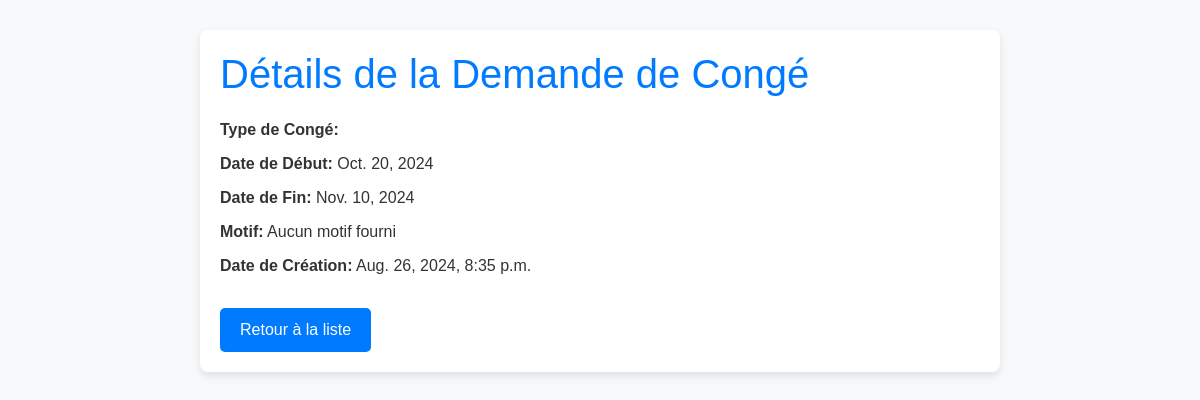
Page /conge/conge/detail/3/ (signed in) on the committed database.
### conge/models.py (models this page shows, shortened)
class LeaveRequest(models.Model):
    STATUTS = [
        ('EN_ATTENTE', 'En attente'),
        ('APPROUVÉ', 'Approuvé'),
        ('REJETÉ', 'Rejeté'),
    ]
    TYPES_CONGES = [
        ('annual', 'Congé Annuel'),
        ('exceptional', 'Congé Exceptionnel'),
        ('pilgrimage', 'Congé pour pèlerinage'),
        ('sick', 'Congé de Maladie'),
        ('maternity', 'Congé de Maternité'),
    ]
    user = models.ForeignKey(settings.AUTH_USER_MODEL, on_delete=models.CASCADE)
    type_conge = models.ForeignKey('LeaveType', on_delete=models.CASCADE, verbose_name="Type de congé")
    date_debut = models.DateField(verbose_name="Date de début")
    date_fin = models.DateField(verbose_name="Date de fin")
    motif = models.TextField(default="Aucun motif fourni", verbose_name="Motif")
    date_creation = models.DateTimeField(auto_now_add=True, verbose_name="Date de création")
    statut = models.CharField(max_length=10, choices=STATUTS, default='EN_ATTENTE', verbose_name="Statut")

### conge/views.py (the view)
# urls.py: path('conge/detail/<int:pk>/', leave_detail, name='leave_detail'),
@login_required
def leave_detail(request, pk):
    leave_request = get_object_or_404(LeaveRequest, pk=pk)
    return render(request, 'conge/leave_detail.html', {'leave_request': leave_request})

### templates/conge/leave_detail.html (shortened to what this page needs)
<!DOCTYPE html>
<html lang="en">
<head>
    <link rel="stylesheet" href="https://stackpath.bootstrapcdn.com/bootstrap/4.5.2/css/bootstrap.min.css">
</head>
<body>
    <div class="container">
        <h1>Détails de la Demande de Congé</h1>
        <p><strong>Type de Congé:</strong> {{ leave_request.get_type_conge_display }}</p>
        <p><strong>Date de Début:</strong> {{ leave_request.date_debut }}</p>
        <p><strong>Date de Fin:</strong> {{ leave_request.date_fin }}</p>
        <p><strong>Motif:</strong> {{ leave_request.motif }}</p>
        <p><strong>Date de Création:</strong> {{ leave_request.date_creation }}</p>
        <a href="{% url 'leave_list' %}" class="btn">Retour à la liste</a>
    </div>
</body>
</html>

### templates/conge/leave_detail.html (style rules this page uses)
body { font-family: Arial, sans-serif; background-color: #f8f9fa; color: #333; }
.container { max-width: 800px; margin: 30px auto; padding: 20px; background-color: #fff; border-radius: 8px; box-shadow: 0 4px 8px rgba(0,0,0,0.1); }
h1 { margin-bottom: 20px; color: #007bff; }
p { font-size: 16px; margin-bottom: 10px; }
.btn { display: inline-block; padding: 10px 20px; font-size: 16px; color: #fff; background-color: #007bff; border: none; border-radius: 5px; text-decoration: none; text-align: center; margin-top: 20px; }

### rows in the picture
LeaveRequest: date_debut "Oct. 20, 2024", date_fin "Nov. 10, 2024", motif "Aucun motif fourni", date_creation "Aug. 26, 2024, 8:35 p.m."
